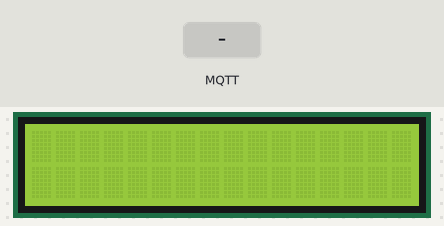
A sketch run on a simulated ESP32. On the bench: 16×2 character LCD. The inputs (shaded band) are chosen by the test bench. WiFi joins after 1.5 s; servers stay silent unless stated; no MQTT or app messages arrive unless stated; what the sketch prints to the serial monitor is not drawn.

Above: at 3.2 s.
3.3 s: MQTT message "esp32/display" arrives on the first subscribed topic
At 4.6 s:
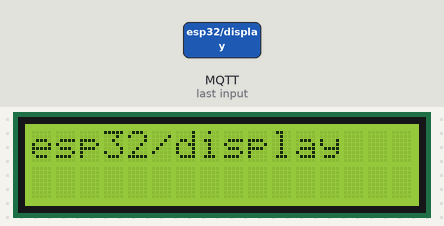
4.9 s: MQTT message "on" arrives on the first subscribed topic
At 5.6 s:
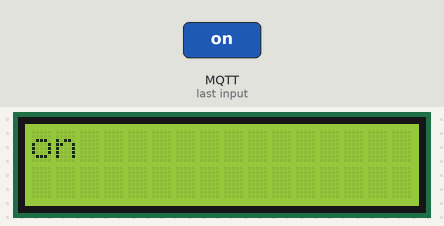
6.5 s: MQTT message "off" arrives on the first subscribed topic
At 6.9 s:
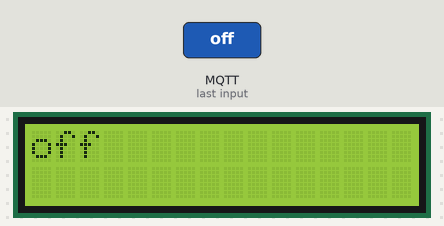
Timing chart, 0 to 9.5 s (numbered marks = the images above; inputs shaded):
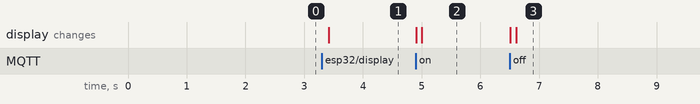

The sketch:

liquidCrystal.ino
```cpp
#include <WiFi.h>
#include <string.h>
#include <PubSubClient.h>
#include <LiquidCrystal_I2C.h>
#include <cstring>

int lcdColumns = 16;
int lcdRows = 2;
LiquidCrystal_I2C lcd(0x27, lcdColumns, lcdRows);

char ssid[] =  "";
char password[] = "";

char mqtt_server[] = "broker.hivemq.com";
char client_id[] = "sunfounder-client-sdgvsda";

WiFiClient wifi;
PubSubClient client(wifi);


#define MSG_BUFFER_SIZE (32)
char msg[MSG_BUFFER_SIZE];

void callback(char* topic, byte* payload, unsigned int length) {

  String messageTemp;

  for (int i = 0; i < length; i++) {
    messageTemp += (char)payload[i];

  }
  strcpy(msg,messageTemp.c_str());
  Serial.println();

  if(String(topic) == "esp32/display"){
      lcd.clear();
      delay(100);
      if(length <= 16){
      lcd.setCursor(0,0);
      lcd.print(messageTemp.substring(0,length));
      }
      if(length > 16 && length <=32){
      lcd.setCursor(0,1);
      lcd.print(messageTemp.substring(16,length));
      }

    client.publish("esp32/displaycallback",msg);
  }

}
void setupMQTT() {
  client.setServer(mqtt_server, 1883);
  client.setCallback(callback);
}
void reconnect() {

  while (!client.connected()) {
    Serial.print("Tentando conexão MQTT");
    if (client.connect(client_id)) {
      Serial.println("connected");

      client.subscribe("esp32/display");
    } else {
      Serial.print("falhou, rc = ");
      Serial.print(client.state());

      Serial.println(" tente denovo em 5 segundos");
      delay(5000);
    }
  }
}
void setup() {
  lcd.init();
  lcd.backlight();
  WiFi.begin(ssid, password);
  while (WiFi.status() != WL_CONNECTED) {
  delay(1000);
  Serial.print(".");

  }
  setupMQTT();

}

void loop() {
  if (!client.connected()) {
    reconnect();
  }
  client.loop();

}
```

Measured:
- after the input at 3.3 s, the display: changes after 0.12 s (image 1)
- after the input at 4.9 s, the display: first changes at once (image 2 shows a later state)
- after the input at 6.5 s, the display: first changes at once (image 3 shows a later state)
